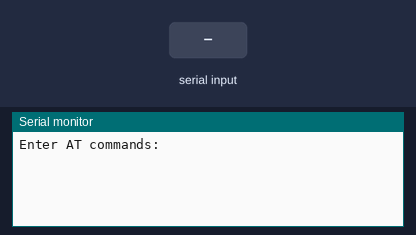
Bench run of a sketch on a simulated Arduino Uno, built with avr-gcc and run on an emulated ATmega328P. Shown: the last lines printed to the serial monitor. Inputs (shaded band) come from the test bench.

Above: at 1.2 s.
1.3 s: "1\n" received over the second serial link
At 3.4 s:
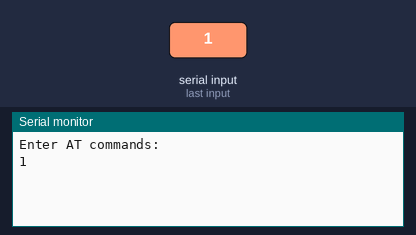
3.8 s: "0\n" received over the second serial link
At 5.2 s:
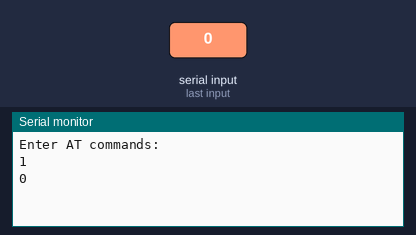

The sketch:

at_mode.ino
```cpp
#include <SoftwareSerial.h>
SoftwareSerial BTSerial(10, 11); // RX | TX

void setup()
{
  Serial.begin(9600);
  Serial.println("Enter AT commands:");
  BTSerial.begin(9600);
}

void loop()
{
  if (Serial.available())
  {
    BTSerial.write(Serial.read());
  }
  if (BTSerial.available())
  {
    String line = BTSerial.readStringUntil('\r');
    Serial.print(line);
  }
}
```

Measured:
- after the input at 1.3 s, the serial monitor: prints a new line after 1.0 s (image 1)
- after the input at 3.8 s, the serial monitor: prints a new line after 1.0 s (image 2)
